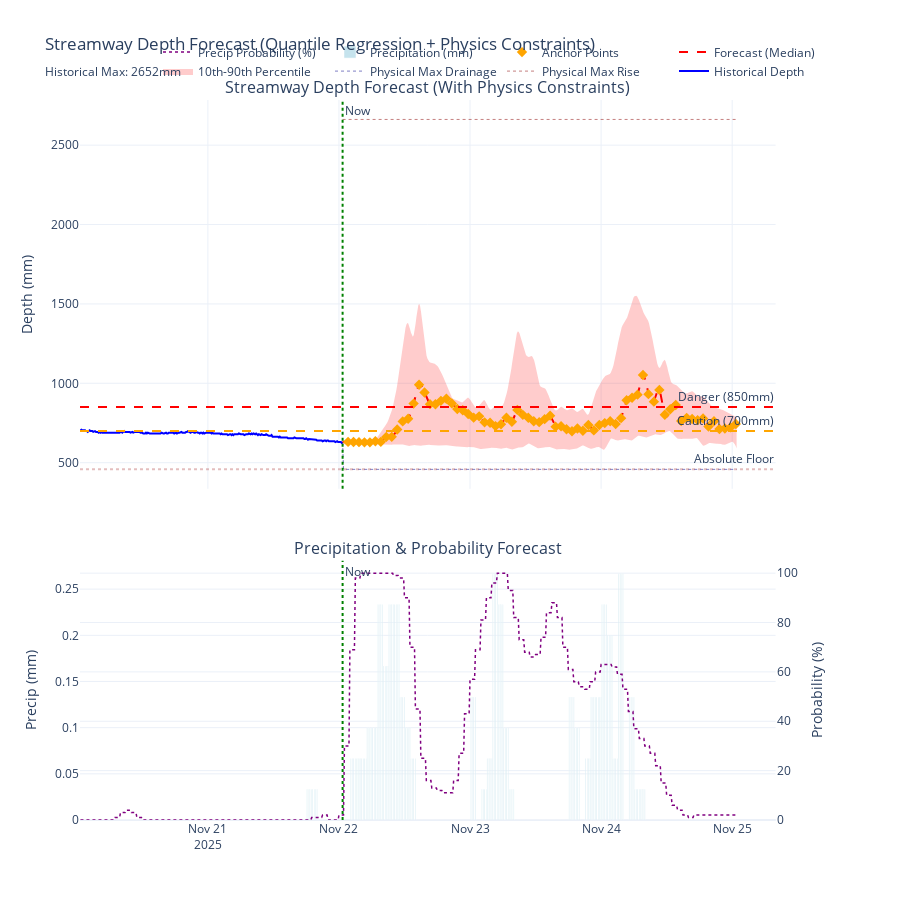

The code cell stored with this chart in its notebook:
### Code cell
# --- VISUALIZE FORECAST WITH PRECIPITATION & PROBABILITY & PHYSICS ---
from plotly.subplots import make_subplots

if not df_forecast.empty:
    # Create subplots
    fig = make_subplots(
        rows=2, cols=1, 
        shared_xaxes=True, 
        vertical_spacing=0.1,
        subplot_titles=("Streamway Depth Forecast (With Physics Constraints)", "Precipitation & Probability Forecast"),
        row_heights=[0.6, 0.4],
        specs=[[{"secondary_y": False}], [{"secondary_y": True}]]
    )
    
    # --- TOP PLOT: STREAM DEPTH ---
    
    # Historical data
    history_start = start_time - pd.Timedelta(days=2)
    hist_data = df_streamway.loc[history_start:start_time]
    
    fig.add_trace(go.Scatter(
        x=hist_data.index,
        y=hist_data['streamway_depth_mm'],
        name='Historical Depth',
        line=dict(color='blue', width=2)
    ), row=1, col=1)
    
    # Physics Limits (BEFORE confidence intervals, so they're in the background)
    
    # Historical Maximum (Reference only - show if forecast approaches it)
    historical_max = df_forecast['historical_max_ref'].iloc[0]
    forecast_max = df_forecast['depth_90'].max()
    
    # Show line only if forecast is within 80% of historical max
    if forecast_max > (historical_max * 0.8):
        fig.add_hline(
            y=historical_max,
            line_dash='dot',
            line_color='purple',
            opacity=0.3,
            annotation_text='Historical Max',
            row=1, col=1
        )
    
    # Upper Limit (Capacity from current depth)
    fig.add_trace(go.Scatter(
        x=df_forecast.index,
        y=df_forecast['physics_upper_capacity'],
        name='Physical Max Rise',
        line=dict(color='darkred', width=1, dash='dot'),
        mode='lines',
        opacity=0.5
    ), row=1, col=1)
    
    # Lower Limit (Max Drainage Rate)
    fig.add_trace(go.Scatter(
        x=df_forecast.index,
        y=df_forecast['physics_lower_drainage'],
        name='Physical Max Drainage',
        line=dict(color='darkblue', width=1, dash='dot'),
        mode='lines',
        opacity=0.5
    ), row=1, col=1)
    
    # Absolute Floor
    fig.add_hline(
        y=df_forecast['physics_floor_absolute'].iloc[0],
        line_dash='dot',
        line_color='brown',
        opacity=0.3,
        annotation_text='Absolute Floor',
        row=1, col=1
    )
    
    # Confidence Interval (10th - 90th)
    fig.add_trace(go.Scatter(
        x=df_forecast.index,
        y=df_forecast['depth_90'],
        mode='lines',
        line=dict(width=0),
        showlegend=False,
        name='90th Percentile'
    ), row=1, col=1)
    
    fig.add_trace(go.Scatter(
        x=df_forecast.index,
        y=df_forecast['depth_10'],
        mode='lines',
        line=dict(width=0),
        fill='tonexty',
        fillcolor='rgba(255, 0, 0, 0.2)',
        name='10th-90th Percentile',
        showlegend=True
    ), row=1, col=1)
    
    # Forecast (Median)
    fig.add_trace(go.Scatter(
        x=df_forecast.index,
        y=df_forecast['predicted_depth'],
        name='Forecast (Median)',
        line=dict(color='red', width=2, dash='dash')
    ), row=1, col=1)
    
    # Anchor points (Median)
    if len(anchor_times) > 0:
        fig.add_trace(go.Scatter(
            x=anchor_times,
            y=anchor_preds_50,
            name='Anchor Points',
            mode='markers',
            marker=dict(color='orange', size=8, symbol='diamond')
        ), row=1, col=1)
    
    # Danger thresholds
    fig.add_hline(y=700, line_dash="dash", line_color="orange", annotation_text="Caution (700mm)", row=1, col=1)
    fig.add_hline(y=850, line_dash="dash", line_color="red", annotation_text="Danger (850mm)", row=1, col=1)
    
    # --- BOTTOM PLOT: PRECIPITATION & PROBABILITY ---
    
    forecast_end = df_forecast.index.max()
    weather_data = df_merged.loc[history_start:forecast_end]
    
    # Precip Amount
    fig.add_trace(go.Bar(
        x=weather_data.index,
        y=weather_data['precip_15min'],
        name='Precipitation (mm)',
        marker_color='lightblue',
        opacity=0.7
    ), row=2, col=1, secondary_y=False)
    
    # Precip Probability
    if 'precip_prob' in weather_data.columns:
        fig.add_trace(go.Scatter(
            x=weather_data.index,
            y=weather_data['precip_prob'],
            name='Precip Probability (%)',
            line=dict(color='purple', width=1.5, dash='dot'),
            mode='lines'
        ), row=2, col=1, secondary_y=True)
    
    # Vertical line at "now"
    fig.add_vline(x=start_time.timestamp() * 1000, line_dash="dot", line_color="green", annotation_text="Now")
    
    # Layout
    fig.update_layout(
        title=f'Streamway Depth Forecast (Quantile Regression + Physics Constraints)<br><sub>Historical Max: {historical_max:.0f}mm</sub>',
        template='plotly_white',
        height=900,
        hovermode='x unified',
        showlegend=True,
        legend=dict(orientation="h", yanchor="bottom", y=1.02, xanchor="right", x=1)
    )
    
    fig.update_yaxes(title_text="Depth (mm)", row=1, col=1)
    fig.update_yaxes(title_text="Precip (mm)", row=2, col=1, secondary_y=False)
    fig.update_yaxes(title_text="Probability (%)", row=2, col=1, secondary_y=True, range=[0, 105])
    
    fig.show()
else:
    print("No forecast data to visualize")

### Figure 1 — Plotly figure (JSON) as saved in the notebook; plotly's stock layout.template omitted (floating-point values rounded to 4 significant figures; data arrays with more than 128 entries replaced by an {"elided": "..."} marker saying what was removed)
{"data": [{"line": {"color": "blue", "width": 2}, "name": "Historical Depth", "type": "scatter", "x": {"elided": "289 str values"}, "xaxis": "x", "y": {"elided": "289 float values"}, "yaxis": "y"}, {"line": {"color": "darkred", "dash": "dot", "width": 1}, "mode": "lines", "name": "Physical Max Rise", "opacity": 0.5, "type": "scatter", "x": {"elided": "433 str values"}, "xaxis": "x", "y": {"elided": "433 float values"}, "yaxis": "y"}, {"line": {"color": "darkblue", "dash": "dot", "width": 1}, "mode": "lines", "name": "Physical Max Drainage", "opacity": 0.5, "type": "scatter", "x": {"elided": "433 str values"}, "xaxis": "x", "y": {"elided": "433 float values"}, "yaxis": "y"}, {"line": {"width": 0}, "mode": "lines", "name": "90th Percentile", "showlegend": false, "type": "scatter", "x": {"elided": "433 str values"}, "xaxis": "x", "y": {"elided": "433 float values"}, "yaxis": "y"}, {"fill": "tonexty", "fillcolor": "rgba(255, 0, 0, 0.2)", "line": {"width": 0}, "mode": "lines", "name": "10th-90th Percentile", "showlegend": true, "type": "scatter", "x": {"elided": "433 str values"}, "xaxis": "x", "y": {"elided": "433 float values"}, "yaxis": "y"}, {"line": {"color": "red", "dash": "dash", "width": 2}, "name": "Forecast (Median)", "type": "scatter", "x": {"elided": "433 str values"}, "xaxis": "x", "y": {"elided": "433 float values"}, "yaxis": "y"}, {"marker": {"color": "orange", "size": 8, "symbol": "diamond"}, "mode": "markers", "name": "Anchor Points", "type": "scatter", "x": ["2025-11-22T01:40:00", "2025-11-22T02:40:00", "2025-11-22T03:40:00", "2025-11-22T04:40:00", "2025-11-22T05:40:00", "2025-11-22T06:40:00", "2025-11-22T07:40:00", "2025-11-22T08:40:00", "2025-11-22T09:40:00", "2025-11-22T10:40:00", "2025-11-22T11:40:00", "2025-11-22T12:40:00", "2025-11-22T13:40:00", "2025-11-22T14:40:00", "2025-11-22T15:40:00", "2025-11-22T16:40:00", "2025-11-22T17:40:00", "2025-11-22T18:40:00", "2025-11-22T19:40:00", "2025-11-22T20:40:00", "2025-11-22T21:40:00", "2025-11-22T22:40:00", "2025-11-22T23:40:00", "2025-11-23T00:40:00", "2025-11-23T01:40:00", "2025-11-23T02:40:00", "2025-11-23T03:40:00", "2025-11-23T04:40:00", "2025-11-23T05:40:00", "2025-11-23T06:40:00", "2025-11-23T07:40:00", "2025-11-23T08:40:00", "2025-11-23T09:40:00", "2025-11-23T10:40:00", "2025-11-23T11:40:00", "2025-11-23T12:40:00", "2025-11-23T13:40:00", "2025-11-23T14:40:00", "2025-11-23T15:40:00", "2025-11-23T16:40:00", "2025-11-23T17:40:00", "2025-11-23T18:40:00", "2025-11-23T19:40:00", "2025-11-23T20:40:00", "2025-11-23T21:40:00", "2025-11-23T22:40:00", "2025-11-23T23:40:00", "2025-11-24T00:40:00", "2025-11-24T01:40:00", "2025-11-24T02:40:00", "2025-11-24T03:40:00", "2025-11-24T04:40:00", "2025-11-24T05:40:00", "2025-11-24T06:40:00", "2025-11-24T07:40:00", "2025-11-24T08:40:00", "2025-11-24T09:40:00", "2025-11-24T10:40:00", "2025-11-24T11:40:00", "2025-11-24T12:40:00", "2025-11-24T13:40:00", "2025-11-24T14:40:00", "2025-11-24T15:40:00", "2025-11-24T16:40:00", "2025-11-24T17:40:00", "2025-11-24T18:40:00", "2025-11-24T19:40:00", "2025-11-24T20:40:00", "2025-11-24T21:40:00", "2025-11-24T22:40:00", "2025-11-24T23:40:00", "2025-11-25T00:40:00"], "xaxis": "x", "y": [630.9, 630.1, 629.5, 628.3, 628.2, 634.9, 631.4, 662.4, 662.9, 708.7, 760.2, 777.1, 872.0, 991.2, 942.2, 868.9, 868.4, 889.4, 902.7, 873.4, 838.2, 830.6, 807.0, 783.8, 791.8, 754.0, 751.8, 730.5, 742.3, 782.9, 758.2, 832.4, 801.4, 782.8, 761.4, 755.5, 774.1, 796.3, 727.1, 729.7, 710.9, 697.7, 715.8, 701.2, 737.0, 703.4, 737.7, 749.4, 760.9, 743.8, 780.7, 893.1, 909.5, 928.7, 1052.0, 931.8, 884.3, 958.6, 802.2, 836.6, 862.9, 762.4, 782.4, 775.1, 768.0, 778.7, 727.4, 761.5, 712.5, 715.4, 722.3, 743.6], "yaxis": "y"}, {"marker": {"color": "lightblue"}, "name": "Precipitation (mm)", "opacity": 0.7, "type": "bar", "x": {"elided": "721 str values"}, "xaxis": "x2", "y": {"elided": "721 float values"}, "yaxis": "y2"}, {"line": {"color": "purple", "dash": "dot", "width": 1.5}, "mode": "lines", "name": "Precip Probability (%)", "type": "scatter", "x": {"elided": "721 str values"}, "xaxis": "x2", "y": {"elided": "721 float values"}, "yaxis": "y3"}], "layout": {"annotations": [{"font": {"size": 16}, "showarrow": false, "text": "Streamway Depth Forecast (With Physics Constraints)", "x": 0.47, "xanchor": "center", "xref": "paper", "y": 1, "yanchor": "bottom", "yref": "paper"}, {"font": {"size": 16}, "showarrow": false, "text": "Precipitation & Probability Forecast", "x": 0.47, "xanchor": "center", "xref": "paper", "y": 0.36, "yanchor": "bottom", "yref": "paper"}, {"showarrow": false, "text": "Absolute Floor", "x": 1, "xanchor": "right", "xref": "x domain", "y": 458, "yanchor": "bottom", "yref": "y"}, {"showarrow": false, "text": "Caution (700mm)", "x": 1, "xanchor": "right", "xref": "x domain", "y": 700, "yanchor": "bottom", "yref": "y"}, {"showarrow": false, "text": "Danger (850mm)", "x": 1, "xanchor": "right", "xref": "x domain", "y": 850, "yanchor": "bottom", "yref": "y"}, {"showarrow": false, "text": "Now", "x": 1763772000000, "xanchor": "left", "xref": "x", "y": 1, "yanchor": "top", "yref": "y domain"}, {"showarrow": false, "text": "Now", "x": 1763772000000, "xanchor": "left", "xref": "x2", "y": 1, "yanchor": "top", "yref": "y2 domain"}], "height": 900, "hovermode": "x unified", "legend": {"orientation": "h", "x": 1, "xanchor": "right", "y": 1.02, "yanchor": "bottom"}, "shapes": [{"line": {"color": "brown", "dash": "dot"}, "opacity": 0.3, "type": "line", "x0": 0, "x1": 1, "xref": "x domain", "y0": 458, "y1": 458, "yref": "y"}, {"line": {"color": "orange", "dash": "dash"}, "type": "line", "x0": 0, "x1": 1, "xref": "x domain", "y0": 700, "y1": 700, "yref": "y"}, {"line": {"color": "red", "dash": "dash"}, "type": "line", "x0": 0, "x1": 1, "xref": "x domain", "y0": 850, "y1": 850, "yref": "y"}, {"line": {"color": "green", "dash": "dot"}, "type": "line", "x0": 1763772000000, "x1": 1763772000000, "xref": "x", "y0": 0, "y1": 1, "yref": "y domain"}, {"line": {"color": "green", "dash": "dot"}, "type": "line", "x0": 1763772000000, "x1": 1763772000000, "xref": "x2", "y0": 0, "y1": 1, "yref": "y2 domain"}], "showlegend": true, "title": {"text": "Streamway Depth Forecast (Quantile Regression + Physics Constraints)<br><sub>Historical Max: 2652mm</sub>"}, "xaxis": {"anchor": "y", "domain": [0, 0.94], "matches": "x2", "showticklabels": false}, "xaxis2": {"anchor": "y2", "domain": [0, 0.94]}, "yaxis": {"anchor": "x", "domain": [0.46, 1], "title": {"text": "Depth (mm)"}}, "yaxis2": {"anchor": "x2", "domain": [0, 0.36], "title": {"text": "Precip (mm)"}}, "yaxis3": {"anchor": "x2", "overlaying": "y2", "range": [0, 105], "side": "right", "title": {"text": "Probability (%)"}}}}
